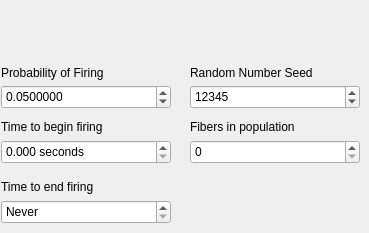
                     <widget class="QWidget" name="fiberNormTab">
                      <attribute name="title">
                       <string>Normal Fiber</string>
                      </attribute>
                      <widget class="QSpinBox" name="fibNumPop">
                       <property name="geometry">
                        <rect>
                         <x>190</x>
                         <y>140</y>
                         <width>170</width>
                         <height>24</height>
                        </rect>
                       </property>
                       <property name="maximum">
                        <number>10000</number>
                       </property>
                       <property name="displayIntegerBase">
                        <number>10</number>
                       </property>
                      </widget>
                      <widget class="QLabel" name="label_2">
                       <property name="geometry">
                        <rect>
                         <x>1</x>
                         <y>119</y>
                         <width>151</width>
                         <height>16</height>
                        </rect>
                       </property>
                       <property name="text">
                        <string>Time to begin firing</string>
                       </property>
                      </widget>
                      <widget class="QDoubleSpinBox" name="fibStartFire">
                       <property name="geometry">
                        <rect>
                         <x>1</x>
                         <y>140</y>
                         <width>170</width>
                         <height>24</height>
                        </rect>
                       </property>
                       <property name="suffix">
                        <string> seconds</string>
                       </property>
                       <property name="decimals">
                        <number>3</number>
                       </property>
                       <property name="maximum">
                        <double>99999999999.000000000000000</double>
                       </property>
                      </widget>
                      <widget class="QLabel" name="label_3">
                       <property name="geometry">
                        <rect>
                         <x>1</x>
                         <y>179</y>
                         <width>121</width>
                         <height>16</height>
                        </rect>
                       </property>
                       <property name="text">
                        <string>Time to end firing</string>
                       </property>
                      </widget>
                      <widget class="QLabel" name="label_4">
                       <property name="geometry">
                        <rect>
                         <x>190</x>
                         <y>65</y>
                         <width>161</width>
                         <height>16</height>
                        </rect>
                       </property>
                       <property name="text">
                        <string>Random Number Seed</string>
                       </property>
                      </widget>
                      <widget class="QSpinBox" name="fibRndSeed">
                       <property name="geometry">
                        <rect>
                         <x>190</x>
                         <y>85</y>
                         <width>170</width>
                         <height>24</height>
                        </rect>
                       </property>
                       <property name="maximum">
                        <number>2147483647</number>
                       </property>
                       <property name="value">
                        <number>12345</number>
                       </property>
                      </widget>
                      <widget class="QLabel" name="label">
                       <property name="geometry">
                        <rect>
                         <x>1</x>
                         <y>65</y>
                         <width>131</width>
                         <height>16</height>
                        </rect>
                       </property>
                       <property name="text">
                        <string>Probability of Firing</string>
                       </property>
                      </widget>
                      <widget class="QDoubleSpinBox" name="fibProbFire">
                       <property name="geometry">
                        <rect>
                         <x>1</x>
                         <y>85</y>
                         <width>170</width>
                         <height>24</height>
                        </rect>
                       </property>
                       <property name="decimals">
                        <number>7</number>
                       </property>
                       <property name="maximum">
                        <double>1.000000000000000</double>
                       </property>
                       <property name="singleStep">
                        <double>0.010000000000000</double>
                       </property>
                       <property name="value">
                        <double>0.050000000000000</double>
                       </property>
                      </widget>
                      <widget class="QDoubleSpinBox" name="fibEndFire">
                       <property name="geometry">
                        <rect>
                         <x>1</x>
                         <y>200</y>
                         <width>170</width>
                         <height>24</height>
                        </rect>
                       </property>
                       <property name="toolTip">
                        <string>&lt;html&gt;&lt;head/&gt;&lt;body&gt;&lt;p&gt;Use the down arrow to select a value less than zero to indicate firing continues until the end of the simulation.&lt;/p&gt;&lt;/body&gt;&lt;/html&gt;</string>
                       </property>
                       <property name="specialValueText">
                        <string>Never</string>
                       </property>
                       <property name="suffix">
                        <string> seconds</string>
                       </property>
                       <property name="decimals">
                        <number>3</number>
                       </property>
                       <property name="minimum">
                        <double>-1.000000000000000</double>
                       </property>
                       <property name="maximum">
                        <double>99999999999999.000000000000000</double>
                       </property>
                       <property name="value">
                        <double>-1.000000000000000</double>
                       </property>
                      </widget>
                      <widget class="QLabel" name="label_5">
                       <property name="geometry">
                        <rect>
                         <x>190</x>
                         <y>119</y>
                         <width>151</width>
                         <height>16</height>
                        </rect>
                       </property>
                       <property name="text">
                        <string>Fibers in population</string>
                       </property>
                      </widget>
                     </widget>
